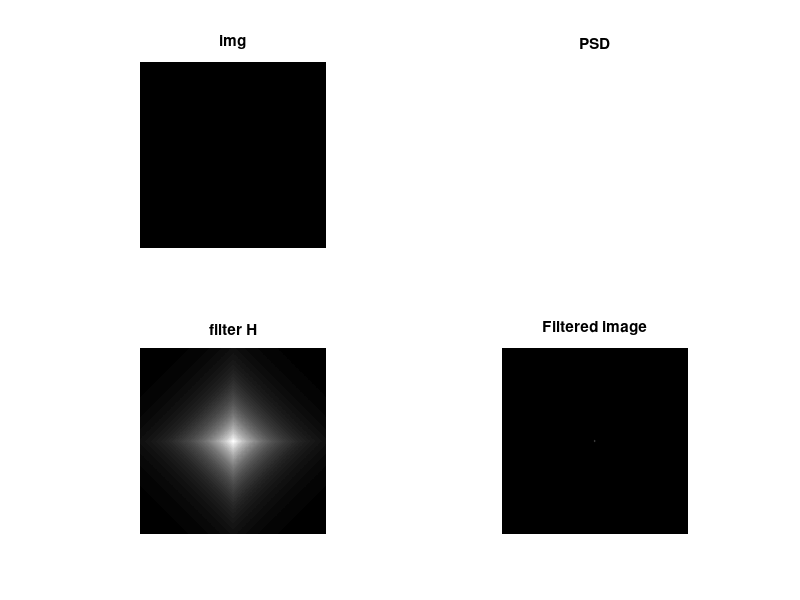

The MATLAB source for this figure:
% 2018-01-14
% Anisotropic image generator_matlab
% 2018-01-20
% debluring by inverse filter
% 2018-01-26
% added different filter H
% added different input signals
% 2018-01-28
% Improved H filter design, now max(imag(ifft(H))) = e-17

%close all force
close all hidden, clc, clear all;

%imgA = rgb2gray(imread('input\test2.jpg'));     %thr = 0.4;
%imgA = rgb2gray(imread('input\input.tif'));     %thr = 0.01;


%********************
% image generation  *
%********************

N=512;             % even 2/4/6
Signal_type = 1;

switch Signal_type
    case 0      % white noise
        disp('Signal type: white noise')
        imgA = randn(N,N);
    case 1      % delta function
        disp('Signal type: delta function')
        imgA = zeros(N,N);
        imgA(N/2,N/2) = 1;
end

imgA_fft = fft2(imgA);

imgA_PSD = imgA_fft.*conj(imgA_fft);
imgA_PSD(1,1) = 0;
%imgA_PSD = fftshift(imgA_PSD);

figure, 
subplot(2,2,1);
imshow(imgA, []);
title('img');
subplot(2,2,2);
imshow(imgA_PSD, []);
title('PSD');


%***********
% bluring  *
%***********

nFilter = 1;        % filter ID
sigma1 = 0.6;
sigma2 = 0.6;

nfft = N;
x = -pi:2*pi/nfft:pi-pi/nfft;

switch nFilter
    case 0      % Gauss process
        disp('Filter type: H = exp(-x^2)')
        H1 = exp(-1/2*(x/sigma1).^2)';
        H2 = exp(-1/2*(x/sigma2).^2)';
        H = H1*H2';
    case 1      % Markov process
        disp('Filter type: H = exp(-abs(x))')
        H1 = exp(-1/2*abs(x/sigma1))';      
        H2 = exp(-1/2*abs(x/sigma2))';
        H = H1*H2';
    case 2      % rectangle
        disp('Filter type: H = rectangle')
        w = 11;  %odd 3/5/7
        h = 11;  %odd 
        H1 = zeros(N,1);
        H2 = zeros(N,1);
        H1(N/2-w/2+1:N/2+w/2) = 1;
        H2(N/2-h/2+1:N/2+h/2) = 1;
        H = H1*H2';
    case 3
        disp('Filter type: H = ellipse')
        R = 11;  % odd or even, any
        H = MyCircle(N, R);
end

%figure, plot(x, H1);
%figure, plot(x, H2);
subplot(2,2,3);
imshow(H,[]);
title('filter H');

imgB = ifftshift(H);
imgC = ifft2(imgA_fft .* imgB);
%fprintf('mmax(real = %f)\n',max(max(real(imgC))));
disp(max(max(abs(real(imgC)))));
%disp(min(min(real(imgC))));
disp(max(max(abs(imag(imgC)))));
%disp(min(min(imag(imgC))));
imgC = real(imgC);

subplot(2,2,4);
imshow(imgC,[]);
title('Filtered image');

return;

%************
% debluring *
%************

% it needs to cut endges for better debluring by inverse filter

sigma1 = 0.6;
sigma2 = 0.6;
H1_inv = exp(1/2*(x/sigma1).^2)';
H2_inv = exp(1/2*(x/sigma2).^2)';
%H1_inv = 1./H1;
%H2_inv = 1./H2;
H_inv = H1_inv*H2_inv';
imgD = ifftshift(H_inv);
figure, imshow(H_inv,[]);
title('H inv');

% figure, plot(x, H1_inv);
% title('inverse filter H');

imgE = ifft2(fft2(imgC) .* imgD);
disp(max(max(abs(real(imgE)))));
%disp(min(min(real(imgC))));
disp(max(max(abs(imag(imgE)))));

figure, imshow(abs(real(imgE)),[]);
title('de Blured image');